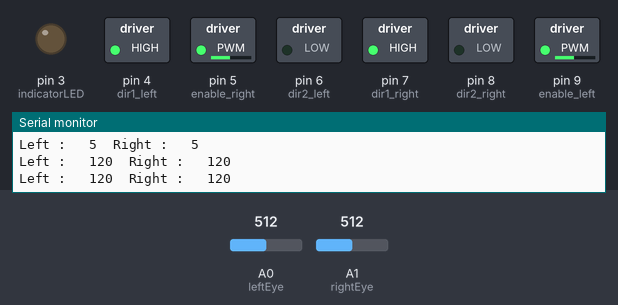
Bench run of a sketch on a simulated Arduino Uno, built with avr-gcc and run on an emulated ATmega328P. Shown: switched loads named in the sketch (green lamp = pin HIGH), output pins drawn as LEDs (lit = HIGH), the last lines printed to the serial monitor. Dashed ring = blinking. The test bench sets the inputs (shaded band); at power-on: A0 (leftEye) = 512, A1 (rightEye) = 512.

Above: at 8.86 s.
8.9 s: A0 (leftEye) set to 716
At 9.12 s:
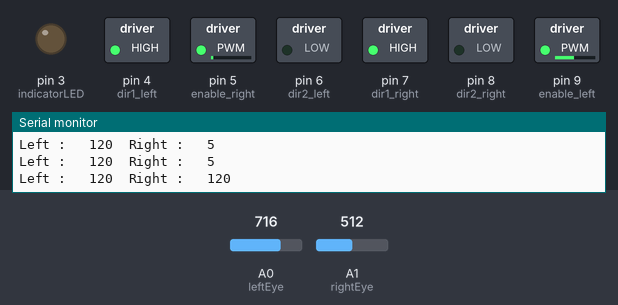
11.9 s: A0 (leftEye) set to 511
At 12.07 s:
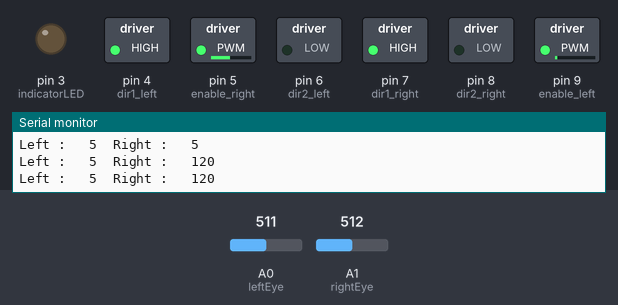
14.9 s: A1 (rightEye) set to 306
At 14.9 s:
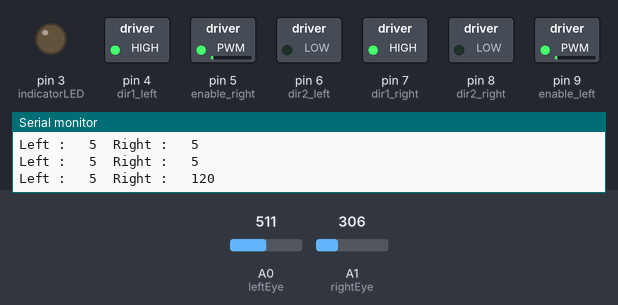
17.9 s: A1 (rightEye) set to 716
At 19.3 s:
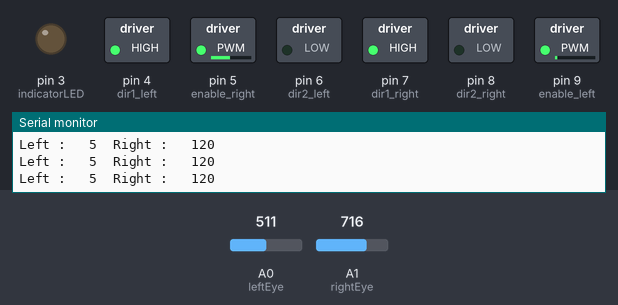
Timing chart, 0 to 20.9 s (numbered marks = the images above; inputs shaded):
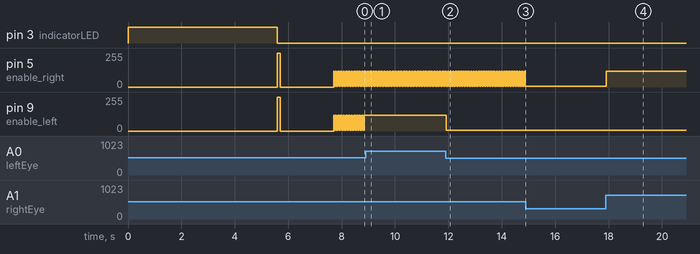

The sketch:

lf_basic.ino
```cpp
// Very basic line follower

// Testing Git sync is working properly

// No turning to the correct angle - just sensor calibration on one eye.

// After calibration the bot will shift backwards momentarily to indicate it's ready

// Then it begins.

// Ultra-simple algorithm: ww - straight. bw - forward left. wb - forward right. bb - stop.

// By Leo 2016

// Eye variables

const int leftEye = A0;
const int rightEye = A1;

int sensorValue = 0;
int bestHigh = 0;
int bestLow = 1023;

int riseAbove = 0;
int dropBelow = 0;

// Motor variables

const int enable_left = 9;
const int enable_right = 5;

const int dir1_left = 4;
const int dir2_left = 6;
const int dir1_right = 7;
const int dir2_right = 8;

int last_left = 0; // motor settings
int last_right = 0;

int left = 0;
int right = 0;

int full_speed = 120;
int half_speed = 5;

// Extras

const int indicatorLED = 3;

void setup(){

  // Prepare to talk to the computer

  Serial.begin(9600);

  pinMode(indicatorLED, OUTPUT);

  pinMode(9, OUTPUT);
  pinMode(4, OUTPUT);
  pinMode(5, OUTPUT);
  pinMode(6, OUTPUT);
  pinMode(7, OUTPUT);
  pinMode(8, OUTPUT);

  // Enable pins start at 0 speed
  analogWrite(enable_left, 0);
  analogWrite(enable_right, 0);

  // Direction pins start in forwards state (0 speed)
  digitalWrite(dir1_left, HIGH);
  digitalWrite(dir2_left, LOW);
  digitalWrite(dir1_right, HIGH);
  digitalWrite(dir2_right, LOW);

  // Scan the right eye sensor for levels
  scan(rightEye);

  // Jog forwards very briefly to indicate it's ready to go.
  analogWrite(enable_left, 255);
  analogWrite(enable_right, 255);
  delay(100);

  analogWrite(enable_left, 0);
  analogWrite(enable_right, 0);
  delay(2000);

  Serial.println("SETUP DONE!");

}

// In this code the motors will never be in reverse - so we'll ignore the direction pins.

void scan(int sensor){

  // Take readings from the reflectance sensor over a period of 5 seconds.
  // Choose the highest and the lowest reflected value, and report them over Serial.
  // Suggest a cut-off point (with hysterisis) for the line-follower to use.

  Serial.println("Beginnning 5 second scan from right eye...\n");

  digitalWrite(indicatorLED, HIGH);
  delay(500);

  for (int i = 0; i < 250; i++) { // do this 50 times

    sensorValue = analogRead(sensor);

    if (sensorValue > bestHigh) {
      bestHigh = sensorValue;
    }

    if (sensorValue < bestLow) {
      bestLow = sensorValue;
    }

    delay(20);
  }

  // Now we report the best values, and make a suggestion for cut-off.

  Serial.print("Lowest recorded value:\t");
  Serial.println(bestLow);
  Serial.print("Highest recorded value:\t");
  Serial.println(bestHigh);
  Serial.println("\n"); // give some space

  int difference = bestHigh - bestLow;

  dropBelow = bestLow + round(0.44 * difference);
  riseAbove = bestHigh - round(0.44 * difference);

  Serial.println("Suggested cut offs - ");
  Serial.print("Rising :\t");
  Serial.println(riseAbove);
  Serial.print("Falling :\t");
  Serial.println(dropBelow);

  Serial.println("\n"); // give some space

  // Finally reset these numbers

  sensorValue = 0;
  bestHigh = 0;
  bestLow = 1023;

  // And that's it.

  Serial.println("Scan complete\n");

  digitalWrite(indicatorLED, LOW);

}

void motors(int l, int r){
  analogWrite(enable_left, l);
  analogWrite(enable_right, r);
  Serial.print("Left : \t");
  Serial.print(l);
  Serial.print("\tRight : \t");
  Serial.println(r);
}

void loop(){

  // Now use the values defined in setup() and scan() to perform a line following.

  // Terminate on the condition that you see black on both sensors simultaneously.

  boolean finished = false;

  while (!finished){

    int left_val = analogRead(leftEye);
    int right_val = analogRead(rightEye);

    // Now change the motors' state depending on current sensor reading and previous motor values.

    if (last_left < full_speed){
      last_left = left;
      if (left_val >= riseAbove){
        left = full_speed;
      }
    }
    else {
      last_left = left;
      if (left_val <= dropBelow){
        left = half_speed;
      }
    }

    if (last_right < full_speed){
      last_right = right;
      if (right_val >= riseAbove){
        right = full_speed;
      }
    }
    else {
      last_right = right;
      if (right_val <= dropBelow){
        right = half_speed;
      }
    }

//    if ((left == half_speed) && (right == half_speed)){
//
//      // We have reached a black line. Stop the bot.
//
//      left = 0;
//      right = 0;
//
//      finished = true;
//
//    }

    // Set the speed
    motors(left,right);
    delay(10); // Re-evaluate 10 times a second.
  }
}
```

Measured:
- after the input at 8.9 s, pin 9 (enable_left): stops changing and stays 120/255
- after the input at 11.9 s, pin 9 (enable_left): 120/255 → 5/255 at once
- after the input at 14.9 s, pin 5 (enable_right): stops changing and stays 5/255
- after the input at 17.9 s, pin 5 (enable_right): 5/255 → 120/255 at once
- by itself, pin 5 (enable_right): alternates 120/255 for 0.05 s and 5/255 for 0.05 s
- by itself, pin 9 (enable_left): moves between 0/255 and 120/255, repeating every 0.10 s
